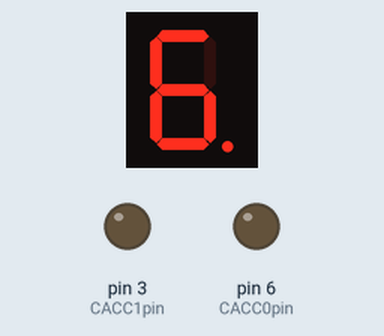
This sketch was run on a simulated Arduino Uno, built with avr-gcc and run on an emulated ATmega328P. Parts: 1-digit seven-segment display, output pins drawn as LEDs (lit = HIGH). Wiring (inferred from the names in the program): 1-digit 7-segment display, segments lit when LOW: segments A5, A4, pin 2, pin 4, pin 5, A3, A2, pin 4. The segment pins are drawn as the display they are named for; pins used as bus, display or sensor lines are not drawn.

Above: at 0.1 s.
At 5.2 s:
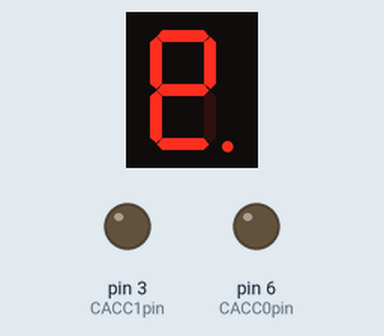
At 10.0 s:
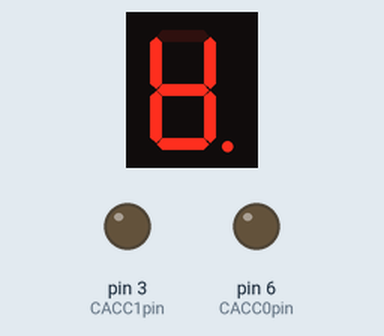
At 13.6 s:
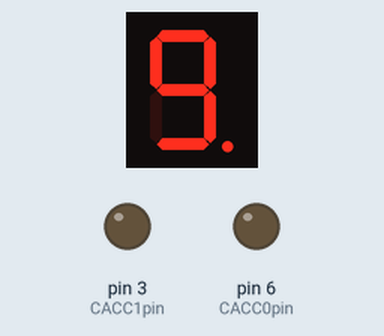
At 19.9 s:
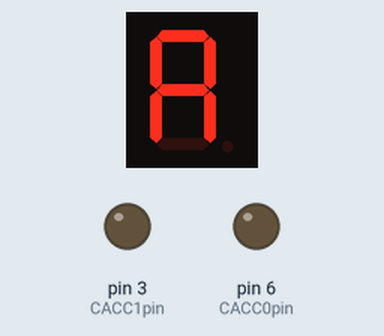
At 32.4 s:
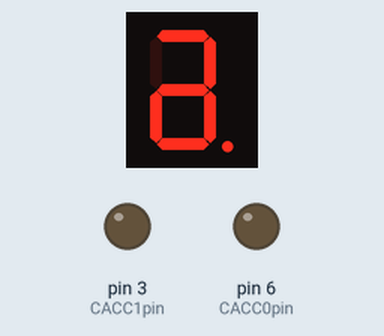

The sketch:

MultiplexBySegmentDemo.ino
```cpp
/*
This sketch demonstrates multiplexing two 7-segment displays - by segment instead
of by digit.  Seven I/O pins are used to drive the common segment lines, plus one
to drive the common anode or common cathode line of each digit. Pins need not be
consecutive. Either common anode or common cathode displays can be used (but not
mixed) by changing one set of definitions.

Since each segment line is ON only 1/7 of the time, refresh must be fairly rapid
to prevent flicker.  This example refreshes every two millis, which is a refresh
rate of about 71 Hz for each segment, but three or four millis may also work well
enough. This method will probably not work with code that uses delay() since that
function halts code execution and prevents refresh.

This example code lies within loop(), but an alternative might be to set up a
new interrupt for timer0, which is already used for millis(), and move the
refresh function into that interrupt's service routine.

Multiplexing by segment's big advantage is eliminating the need for the seven
resistors on the segment lines, and the transistors on the CA/CC lines, so that
only one resistor is needed on each CA/CC line.  Any number of digits can be
used without changing the refresh rate, but since each segment driver drives that
segment for all digits at the same time, the number of digits may be limited by
the current an I/O pin can source or sink.  Using very low-current displays, such
as the Vishay TDSR1360-IK), can help avoid that problem.
*/

const byte SEGMENTS  = 7;    //Number of segments. 8 if using decimal point
const byte DIGITS    = 2;    //Number of displays used - two in this example
const byte Refresh   = 3;    //Number of millis changes between segments

   // Define the pins used for the common segments - need not be consecutive

const byte SEGApin = A5;
const byte SEGBpin = A4;
const byte SEGCpin = 2;
const byte SEGDpin = 4;
const byte SEGEpin = 5;
const byte SEGFpin = A3;
const byte SEGGpin = A2;

   // Array allows pins to be addressed in A-G sequence regardless of pin numbers

byte SEGARRAY[]  = {SEGApin, SEGBpin, SEGCpin, SEGDpin, SEGEpin, SEGFpin, SEGGpin};

   // Define pins used by common anodes or common cathodes - add others as needed

const byte CACC0pin  = 6;
const byte CACC1pin  = 3;

   // Array allows using any number of digits - add others as needed

byte  CACCpin[]   = {CACC0pin,CACC1pin};    //The digit's pin number
byte  DIGIT[DIGITS];                        //And its displayed character

   // Use these defs for common cathode displays

const byte SEGON     = HIGH;
const byte SEGOFF    = LOW;
const byte CACCON    = LOW;
const byte CACCOFF   = HIGH;

   // Use these defs for common anode displays

//const byte SEGON     = LOW;
//const byte SEGOFF    = HIGH;
//const byte CACCON    = HIGH;
//const byte CACCOFF   = LOW;

   // The bit value of each segment

const byte segA  = bit(0);
const byte segB  = bit(1);
const byte segC  = bit(2);
const byte segD  = bit(3);
const byte segE  = bit(4);
const byte segF  = bit(5);
const byte segG  = bit(6);
//const byte segH  = bit(7);          //the decimal point if used

   // Segment patterns of the characters "0" thru "9", plus a "10" character

const byte char0 = segA + segB + segC + segD + segE + segF;
const byte char1 = segB + segC;
const byte char2 = segA + segB + segD + segE + segG;
const byte char3 = segA + segB + segC + segD + segG;
const byte char4 = segB + segC + segF + segG;
const byte char5 = segA + segC + segD + segF + segG;
const byte char6 = segA + segC + segD + segE + segF + segG;
const byte char7 = segA + segB + segC;
const byte char8 = segA + segB + segC + segD + segE + segF + segG;
const byte char9 = segA + segB + segC + segD + segF + segG;
const byte char10  = segA + segD + segG;     //used to display "100"

   // Array links a value to its character

byte charArray[] = {char0, char1, char2, char3, char4, char5,
                    char6, char7, char8, char9, char10};

unsigned long PREVmillis;
unsigned long CURmillis;

byte SEGCOUNT;                           //Segment counter - count up to SEGMENTS value
byte CURSEG;                             //Current segment bit position
byte milliCount = 0;                     //Number of millis changes so far
byte i;

void setup() {

  for(i = 0; i < SEGMENTS; ++i) {        //Initialize segment pins to OUTPUT, off
    pinMode(SEGARRAY[i], OUTPUT);
    digitalWrite(SEGARRAY[i], SEGOFF);
  }

  for(i = 0; i < DIGITS; ++i) {          //Same for CACC pins
    pinMode(CACCpin[i],OUTPUT);
    digitalWrite(CACCpin[i],CACCOFF);
  }

  for(i=0; i < DIGITS; ++i) {            //Set all displays to "0"
    DIGIT[i] = char0;
  }

     // Initialize so first refresh will re-init everything

  SEGCOUNT   = SEGMENTS - 1;             //Segments counter - set to end
  CURSEG     = bit(SEGMENTS -1);         //Bit position of last segment

  PREVmillis = millis();

     // Below for demo purposes - normally to display a VALUE 0-9, it would be
     //     DIGIT[i] = charArray[VALUE]

  DIGIT[0]    = char8;                     //Current segment pattern of Digit0 "2"
  DIGIT[1]    = char8;                     //Current segment pattern of Digit1 "4"

}


void loop() {

  CURmillis = millis();
  if (CURmillis != PREVmillis) {
    milliCount++;
    PREVmillis = CURmillis;
  }
  if (milliCount == Refresh) {
    milliCount = 0;

       // Turn the current segment OFF while making changes - prevents ghosting

    digitalWrite(SEGARRAY[SEGCOUNT], SEGOFF);

       //This section selects the next segment

    CURSEG     = CURSEG << 1;            //shift left to next bit position
    SEGCOUNT++;                          //used as index into SEGARRAY
    if (SEGCOUNT == SEGMENTS) {          //if done with last segment, start over
      SEGCOUNT = 0;                      //re-initialize
      CURSEG   = 1;
    }

       //This section turns the CA or CC pins on/off per the patterns of the characters
       //If the CURSEG bit of the DIGIT[n] segment pattern is 1, turn on the CACCpin[n]

    for(i = 0; i < DIGITS; ++i) {
      if (DIGIT[i] & CURSEG) digitalWrite(CACCpin[i], CACCON);
      else digitalWrite(CACCpin[i], CACCOFF);
    }

       // Now turn the new segment driver ON

    digitalWrite(SEGARRAY[SEGCOUNT], SEGON);
  }

}
```

Measured:
- what the display in image 0 shows lasts 1.1 s, from 0.0 s to 1.1 s
- what the display in image 1 shows lasts 0.5 s, from 5.1 s to 5.6 s
- what the display in image 3 shows lasts 1.0 s, from 13.6 s to 14.6 s
